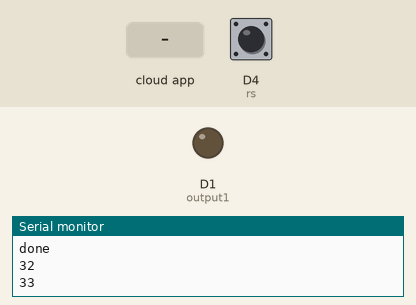
The sketch below on a simulated ESP8266 (NodeMCU). On the bench: output pins drawn as LEDs (lit = HIGH), the last lines printed to the serial monitor. Inputs (shaded band) come from the test bench; at power-on: D4 (rs) HIGH. WiFi joins after 1.5 s; servers stay silent unless stated; network time is answered at once with the bench clock; the local clock reads 2024-03-15 10:24:30 at power-on unless the sketch sets it.

Above: at 3.3 s.
3.4 s: the phone or cloud app sets D1 to 0
At 5.3 s:
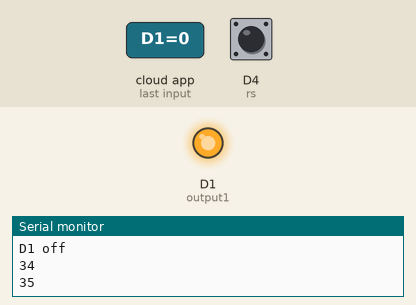
7.6 s: the phone or cloud app sets D1 to 1
At 9.6 s:
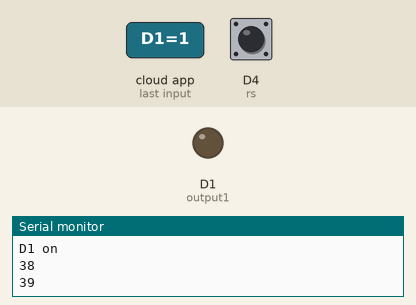
Timing chart, 0 to 11.1 s (numbered marks = the images above; inputs shaded):
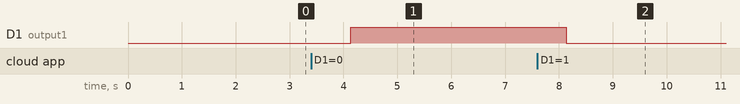

The sketch:

1STAT_WM_FDB_ver5.ino
```cpp
// https://www.grc.com/fingerprints.htm
#include <Arduino.h>
#include <ESP8266WiFi.h>
#include <ESP8266WebServer.h>
#include <WiFiManager.h>
#include <NTPClient.h>
#include <WiFiUdp.h>
#include <Firebase_ESP_Client.h>

#include "addons/TokenHelper.h"
#include "addons/RTDBHelper.h"

String ele = "1stat";

WiFiServer server(80);

String header;

WiFiUDP ntpUDP;
NTPClient timeClient(ntpUDP, "pool.ntp.org");

String output1State = "on";

const int output1 = D1;
const int rs = D4;
int RS;

unsigned long currentTime = millis();
unsigned long previousTime = 0;
const long timeoutTime = 2000;

#define DATABASE_URL "https://esp8266-ai2-default-rtdb.firebaseio.com"
#define API_KEY "AIzaSyAF4OdtYUAomk_4WnvE5MXb_nphlQ33UyA"
FirebaseData fbdo, fbdo_D1;
FirebaseAuth auth;
FirebaseConfig config;
unsigned long sendDataPrevMillis = 0;
int count = 0;
bool signupOK = false;

String A = "";
String STAT1 = "";

void setup() {
  Serial.begin(115200);

  pinMode(output1, OUTPUT);    digitalWrite(output1, LOW);
  pinMode(rs, INPUT_PULLUP);   digitalWrite(rs, HIGH);

  WiFiManager wifiManager;
  RS = digitalRead(rs);
  if (RS == LOW){
    wifiManager.resetSettings();
  }

  wifiManager.autoConnect("sMART sTUFF");
  A = WiFi.macAddress();
  Serial.println(WiFi.localIP());

  timeClient.begin();
  timeClient.setTimeOffset(28800);

  STAT1 = A + "/D1";

  config.api_key = API_KEY;
  config.database_url = DATABASE_URL;
  if (Firebase.signUp(&config, &auth, "", "")){
    Serial.println("ok");
    signupOK = true;
  }
  else{
    Serial.printf("%s\n", config.signer.signupError.message.c_str());
  }
  config.token_status_callback = tokenStatusCallback;
  Firebase.begin(&config, &auth);
  Firebase.reconnectWiFi(true);

  Firebase.RTDB.setString(&fbdo_D1, STAT1, "1");
  Firebase.RTDB.setString(&fbdo, A+"/OT/D1", "0");
  Firebase.RTDB.setString(&fbdo, A+"/CT/D1", "0");
  if  (!Firebase.RTDB.beginStream(&fbdo_D1, STAT1)){
    Serial.printf("D1 begin error", fbdo_D1.errorReason().c_str());
  }
  server.begin();
  Serial.println("done");
}

void loop(){
  timeClient.update();
  time();

  if(Firebase.ready() && signupOK){
    if  (!Firebase.RTDB.readStream(&fbdo_D1)){
      Serial.printf("D1 read error", fbdo_D1.errorReason().c_str());
    }
    if (fbdo_D1.streamAvailable()) {
      if (fbdo_D1.stringData() == "1") {
        Serial.println("D1 on");
        output1State = "on";
        digitalWrite(output1, LOW);
      }
      else if (fbdo_D1.stringData() == "0") {
        Serial.println("D1 off");
        output1State = "off";
        digitalWrite(output1, HIGH);
      }
    }
  }
  WEB();
}
void time(){
  String a = "\\\"";
  String nowTime = a + timeClient.getHours() + ":" + timeClient.getMinutes() + a ;
  Serial.println(timeClient.getSeconds());
  delay(1000);
  if(timeClient.getSeconds()<5){
    if (Firebase.RTDB.getString(&fbdo, A+"/OT/D1")) {
      if (fbdo.stringData() == nowTime) {
        Firebase.RTDB.setString(&fbdo_D1, STAT1, "1");
      }
    }
    if (Firebase.RTDB.getString(&fbdo, A+"/CT/D1")) {
      if (fbdo.stringData() == nowTime) {
       Firebase.RTDB.setString(&fbdo_D1, STAT1, "0");
      }
    }
  }
}
void WEB(){
  WiFiClient client = server.available();
  if (client) {
    Serial.println("New Client.");
    String currentLine = "";
    currentTime = millis();
    previousTime = currentTime;
    while (client.connected() && currentTime - previousTime <= timeoutTime) { // loop while the client's connected
      currentTime = millis();
      if (client.available()) {
//        header = client.readStringUntil('\r');
        char c = client.read();
        Serial.write(c);
       header += c;
        if (c == '\n') {
          if (currentLine.length() == 0) {
            client.println("HTTP/1.1 200 OK");
            client.println("Content-type:text/html");
            client.println("Connection: close");
            client.println();
            Serial.println(header);

            if (header.indexOf("GET /1/on") >= 0) {
              Firebase.RTDB.setString(&fbdo_D1, STAT1, "1");
              output1State = "on";
              digitalWrite(output1, LOW);
            }
            else if (header.indexOf("GET /1/off") >= 0) {
              Firebase.RTDB.setString(&fbdo_D1, STAT1, "0");
              output1State = "off";
              digitalWrite(output1, HIGH);
            }


            client.println("<!DOCTYPE html><html>");
            client.println("<head><meta charset='utf-8' name=\"viewport\" content=\"width=device-width, initial-scale=1\">");
            client.println("<link rel=\"icon\" href=\"data:,\">");

            client.println("<style>html { font-family: Helvetica; display: inline-block; margin: 0px auto; text-align: center;}");
            client.println(".button { background-color: #195B6A; border: none; color: white; padding: 16px 40px;");
            client.println("text-decoration: none; font-size: 30px; margin: 2px; cursor: pointer;}");
            client.println(".button2 {background-color: #77878A;}</style>");
            client.println("</head>");


            client.println("<body><h1>MAC=" + A + "</h1>");
            client.println("<body><h2>ELEMENT=" + ele + "</h2>");
            client.println("<body><h3>裝置名稱 = sMART sTUFF 智慧插座</h3>");


            client.println("<p>D1 - State " + output1State + "</p>");
            if (output1State=="off") {
              client.println("<p><a href=\"/1/on\"><button class=\"button\">ON</button></a></p>");
            } else {
              client.println("<p><a href=\"/1/off\"><button class=\"button button2\">OFF</button></a></p>");
            }

            client.println("</body></html>");

            client.println();
            break;
          } else {
            currentLine = "";
          }
        } else if (c != '\r') {
          currentLine += c;
        }
      }
    }
    header = "";
    client.stop();
    Serial.println("Client disconnected.");
    Serial.println("");
  }
}
```

Measured:
- after the input at 3.4 s, D1 (output1): LOW → HIGH after 0.73 s
- after the input at 7.6 s, D1 (output1): HIGH → LOW after 0.54 s
